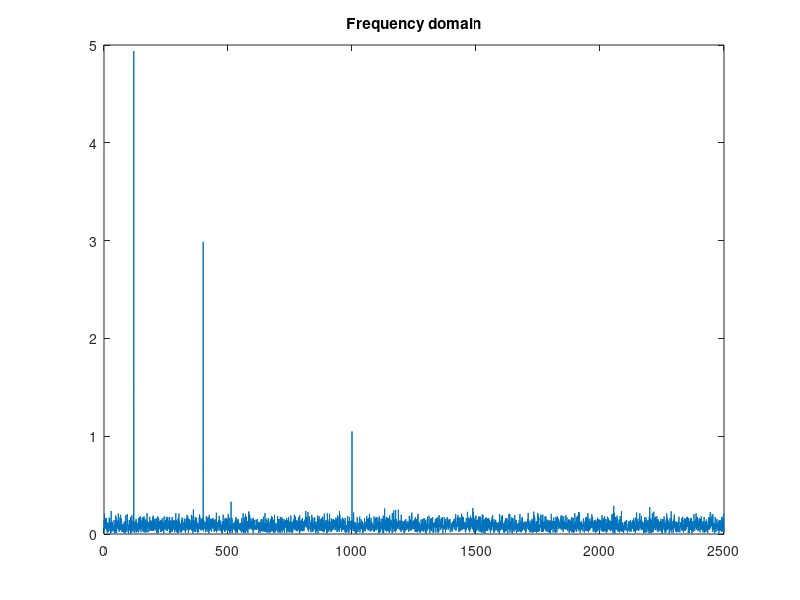
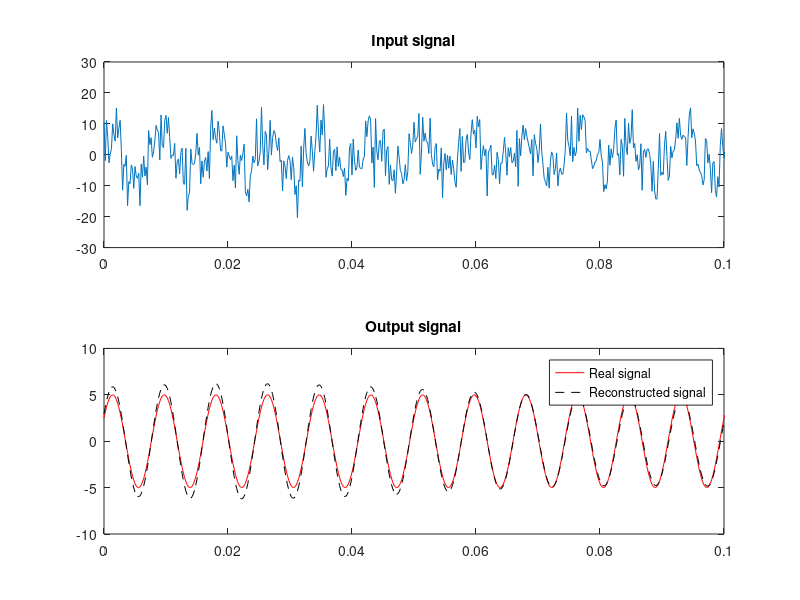

Source code (MATLAB) for these figures, in order:
clc; clearvars; close all;

fs = 5000; 
T = 2;
t = 0:1/fs:T-(1/fs);

% making the signals 

sig = 5*sin(2*pi*120*t + pi/6);
noise = 3*cos(2*pi*400*t) + sin(2*pi*1000*t-pi/3);
gausianNoise = 5*randn(size(t));
signal = sig+noise+gausianNoise;

% doing fft and plotting the frequency spectrum 

f = fft(signal);
N = length(f);
% normalizing 
m = abs(f/N);
% taking the real part of fourier
m = m(1:floor(N/2+1));
% scalling
m(2:end-1) = 2*m(2:end-1);
% making frequency scale 
f1 = fs*(0:(N/2))/N;

% visualizing the frequency domain
figure;
plot(f1, m)
title("Frequency domain");


% filtering and constructing the real signal 
frequencyMap = (0:N-1)*fs/N;
mask = (frequencyMap >= 110 & frequencyMap <= 130) | (frequencyMap <= (fs-110) & frequencyMap >= (fs-130));
f = f.*mask;
reconstructedSignal = real(ifft(f));

% final demonstration
figure;
subplot(2,1,1);
plot(t, signal, LineWidth=2);
xlim([0 0.1]);
title("Input signal");
subplot(2,1,2);
plot(t, sig,"r-", t, reconstructedSignal,"k--", LineWidth=2);
xlim([0 0.1]);
title("Output signal");
legend("Real signal", "Reconstructed signal");
